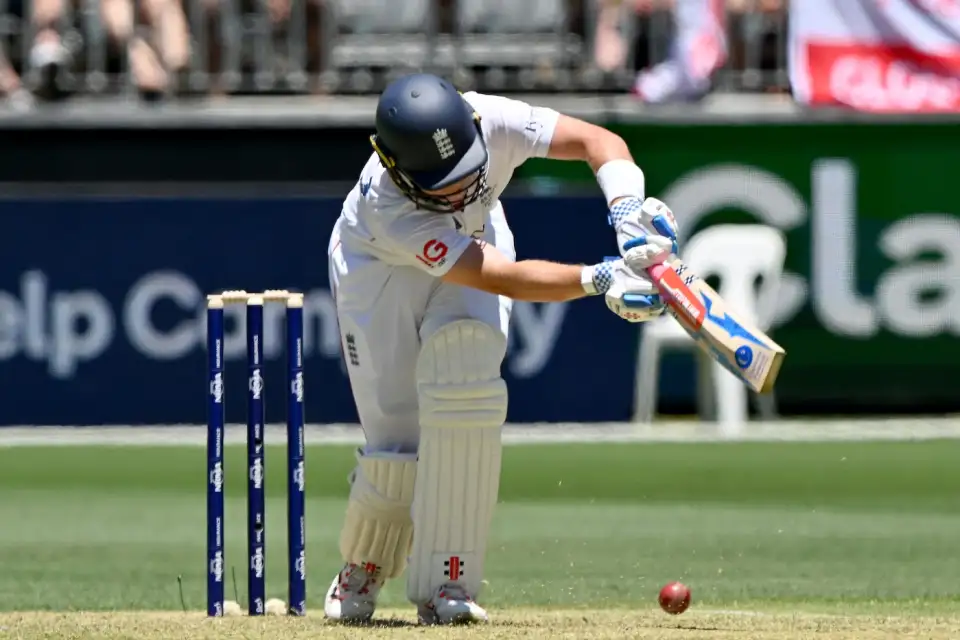
#> input picture notebooks/sushant07/web_scraping/downloaded_images/image.png, 960 x 640 px, given as the content of the folder ../../../notebooks/sushant07/raw_image/test, which was not available
$ jupyter execute feature_extraction_augmentation.ipynb
#> lines starting #> are read from the running program, lines starting #| are printed output that depends on the picture; pictures that were not available may be replaced by others from this repository, and a replacement may not be noted
[cell 1]
import numpy as np
from skimage.feature import hog, local_binary_pattern
from skimage.io import imread
from skimage.transform import resize
from skimage.color import rgb2gray
import pandas as pd
import os
import cv2

[cell 2]
# ============================================================================
# CRICKET-OPTIMIZED AUGMENTED FEATURE EXTRACTION
# Tailored for cricket bat, ball, and stadium detection
# ============================================================================

from skimage.transform import rotate as sk_rotate, rescale, warp, AffineTransform
from skimage.util import random_noise
from skimage.exposure import adjust_gamma
from skimage.filters import gaussian

def apply_cricket_augmentations(image_rgb):
    """
    Apply cricket-specific augmentations optimized for bat, ball, and stadium detection.
    Returns list of (augmentation_name, augmented_image) tuples.
    """
    # Ensure float [0,1] range
    if image_rgb.dtype == np.uint8:
        img = image_rgb.astype(np.float32) / 255.0
    else:
        img = image_rgb.copy()

    augmentations = []

    # Original image
    augmentations.append(('original', img))

    # ===== CRITICAL AUGMENTATIONS =====

    # 1) HORIZONTAL FLIP - Essential for left/right-handed batsmen
    augmentations.append(('flip_h', np.flip(img, axis=1)))

    # 2) BRIGHTNESS - Day vs day-night matches, shadows on field
    for gamma in [0.7, 1.3]:
        try:
            aug_bright = adjust_gamma(img, gamma=gamma)
            augmentations.append((f'brightness_{gamma}', np.clip(aug_bright, 0, 1)))
        except Exception as e:
            print(f"Warning: Brightness {gamma} failed - {e}")

    # [11 lines of commented-out code are left out]
    for angle in [-10, 10]:
        try:
            aug = sk_rotate(img, angle=angle, mode='edge', preserve_range=True)
            augmentations.append((f'rot_{angle}', np.clip(aug, 0, 1)))
        except Exception as e:
            print(f"Warning: Rotation {angle} failed - {e}")

    # [61 lines of commented-out code are left out]
    try:
        flip_bright = adjust_gamma(np.flip(img, axis=1), gamma=1.2)
        augmentations.append(('flip_h_bright', np.clip(flip_bright, 0, 1)))
    except Exception as e:
        print(f"Warning: Combined flip+bright failed - {e}")

    return augmentations


def extract_features_from_tile(tile_gray, tile_gray_u8, tile_rgb, include_orb=False, orb_detector=None):
    """
    Extract all features from a single tile.
    Returns dict with 'hog', 'lbp', 'color_histogram', and optionally 'orb' features.
    """
    features_dict = {}

    # HOG Features - Good for bat and stadium structure detection
    hog_feat = hog(
        tile_gray,
        orientations=9,
        pixels_per_cell=(8, 8),
        cells_per_block=(2, 2),
        block_norm='L2-Hys'
    )
    features_dict['hog'] = hog_feat

    # LBP Features - Good for texture patterns in stadium and field
    P = 8
    R = 1
    n_bins = P + 2
    lbp = local_binary_pattern(tile_gray_u8, P=P, R=R, method='uniform')
    hist_lbp, _ = np.histogram(lbp.ravel(), bins=n_bins, range=(0, n_bins), density=True)
    hist_lbp = (hist_lbp.astype('float')) / (hist_lbp.sum() + 1e-7)
    features_dict['lbp'] = hist_lbp

    # Color Histogram - Critical for distinguishing white/red ball, jerseys, green field
    hist_r, _ = np.histogram(tile_rgb[:, :, 0], bins=32, range=(0, 1))
    hist_g, _ = np.histogram(tile_rgb[:, :, 1], bins=32, range=(0, 1))
    hist_b, _ = np.histogram(tile_rgb[:, :, 2], bins=32, range=(0, 1))
    hist_rgb = np.concatenate([hist_r, hist_g, hist_b]).astype('float')
    hist_rgb /= (hist_rgb.sum() + 1e-7)
    features_dict['color_histogram'] = hist_rgb

    # ORB Features - Good for detecting distinctive features (ball, bat edges)
    if include_orb and orb_detector is not None:
        kps, desc = orb_detector.detectAndCompute(tile_gray_u8, None)
        if desc is None:
            desc = np.zeros((1, 32), dtype=np.uint8)
        if len(kps) > 0:
            num_kp = len(kps)
            resp = np.array([kp.response for kp in kps])
            resp_mean = float(np.mean(resp))
            resp_std = float(np.std(resp)) if len(resp) > 1 else 0.0
            desc_mean = np.mean(desc, axis=0)
            desc_std = np.std(desc, axis=0)
            orb_vec = np.concatenate([[num_kp, resp_mean, resp_std], desc_mean, desc_std])
        else:
            orb_vec = np.zeros(67)
        features_dict['orb'] = orb_vec
        features_dict['num_keypoints'] = len(kps)

    return features_dict


def extract_cricket_augmented_features(file, include_orb=False, orb_n_features=500):
    """
    Extract features from cricket images with cricket-specific augmentations.
    Optimized for bat, ball, and stadium detection.

    Parameters:
    - file: Image filename
    - include_orb: Whether to extract ORB features (recommended for small objects like ball)
    - orb_n_features: Number of ORB keypoints to detect
    """
#> called with file = 'image.png', include_orb = False, orb_n_features = 500
    file_path = os.path.join(data_dir, file)

    # Check if file is an image
    if not file.lower().endswith(('.png', '.jpg', '.jpeg', '.bmp', '.tiff')):
        print(f"Skipping non-image file: {file}")
        return

    try:
        image_rgb = imread(file_path)
#> image_rgb is the input picture: shape (640, 960, 3); mean R, G, B 105.2, 112.5, 101.6
    except Exception as e:
        print(f"Error reading {file}: {e}")
        return

    # Resize to standard size
    image_rgb = resize(image_rgb, (800, 600), anti_aliasing=True)
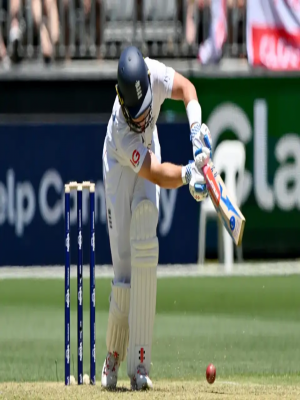
#> image_rgb: shape (800, 600, 3) float64 (shown at 1/2 size); mean R, G, B 0.413, 0.441, 0.399

    # Apply cricket-specific augmentations
    augmented_images = apply_cricket_augmentations(image_rgb)
#> the loop in apply_cricket_augmentations, `for gamma in [0.7, 1.3]:` made 2 passes
#> pass 1, in apply_cricket_augmentations, `aug_bright = adjust_gamma(img, gamma=gamma)`:
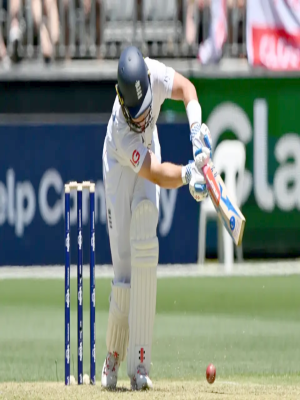
#> aug_bright: shape (800, 600, 3) float64 (shown at 1/2 size); mean R, G, B 0.499, 0.539, 0.503
#> pass 2, in apply_cricket_augmentations, `aug_bright = adjust_gamma(img, gamma=gamma)`:
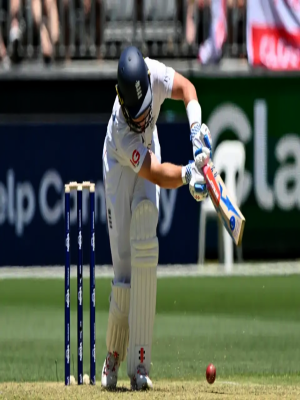
#> aug_bright: shape (800, 600, 3) float64 (shown at 1/2 size); mean R, G, B 0.349, 0.369, 0.323
#> after the loop in apply_cricket_augmentations, `for gamma in [0.7, 1.3]:`: augmentations = 4 items
#> the loop in apply_cricket_augmentations, `for angle in [-10, 10]:` made 2 passes
#> pass 1, in apply_cricket_augmentations, `aug = sk_rotate(img, angle=angle, mode='edge', preserve_range=True)`:
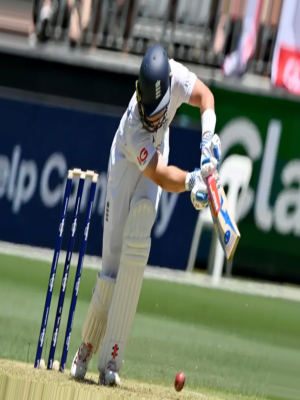
#> aug: shape (800, 600, 3) float64 (shown at 1/2 size); mean R, G, B 0.406, 0.437, 0.394
#> pass 2, in apply_cricket_augmentations, `aug = sk_rotate(img, angle=angle, mode='edge', preserve_range=True)`:
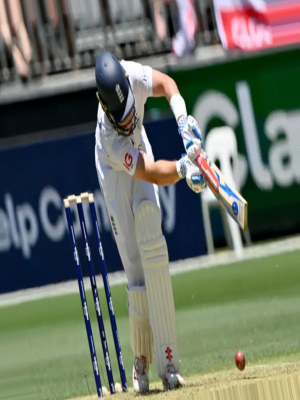
#> aug: shape (800, 600, 3) float64 (shown at 1/2 size); mean R, G, B 0.414, 0.44, 0.397
#> after the loop in apply_cricket_augmentations, `for angle in [-10, 10]:`: augmentations = 6 items
#> in apply_cricket_augmentations, `flip_bright = adjust_gamma(np.flip(img, axis=1), gamma=1.2)`:
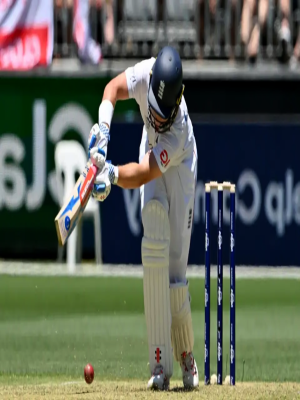
#> flip_bright: shape (800, 600, 3) float64 (shown at 1/2 size); mean R, G, B 0.368, 0.391, 0.346
#> augmented_images = 7 items

    # Initialize ORB detector once if needed
    orb_detector = cv2.ORB_create(nfeatures=orb_n_features) if include_orb else None

    print(f"Processing {file} with {len(augmented_images)} cricket-optimized augmentations...")
#> (printed output is left out)

    # Process each augmentation
    for aug_name, aug_img in augmented_images:
        # Prepare image versions
        gray_image = rgb2gray(aug_img)
        gray_uint8 = (gray_image * 255).astype(np.uint8)

        # Get dimensions and calculate tile size
        height, width = gray_image.shape
        tile_height = height // 8
        tile_width = width // 8

        # Process each tile
        for i in range(8):
            for j in range(8):
                # Calculate boundaries
                y_start = i * tile_height
                y_end = (i + 1) * tile_height
                x_start = j * tile_width
                x_end = (j + 1) * tile_width

                # Extract tiles
                tile_gray = gray_image[y_start:y_end, x_start:x_end]
                tile_gray_u8 = gray_uint8[y_start:y_end, x_start:x_end]
                tile_rgb = aug_img[y_start:y_end, x_start:x_end]

                # Extract all features for this tile
                tile_features = extract_features_from_tile(
                    tile_gray, tile_gray_u8, tile_rgb,
                    include_orb=include_orb,
                    orb_detector=orb_detector
                )

                # Store features in global data list
                base_info = {
                    'image': file,
                    'tile_i': i,
                    'tile_j': j,
                    'augmentation': aug_name
                }

                # Add HOG
                data.append({**base_info, 'type': 'hog', 'features': tile_features['hog']})

                # Add LBP
                data.append({**base_info, 'type': 'lbp', 'features': tile_features['lbp']})

                # Add Color Histogram
                data.append({**base_info, 'type': 'color_histogram', 'features': tile_features['color_histogram']})

                # Add ORB if requested
                if include_orb:
                    data.append({
                        **base_info,
                        'type': 'orb',
                        'features': tile_features['orb'],
                        'num_keypoints': tile_features.get('num_keypoints', 0)
                    })
#> this loop made 7 passes
#> aug_name on passes 1 to 7: 'original', 'flip_h', 'brightness_0.7', 'brightness_1.3', 'rot_-10', 'rot_10', 'flip_h_bright'
#> pass 1, in extract_cricket_augmented_features, `gray_image = rgb2gray(aug_img)`:
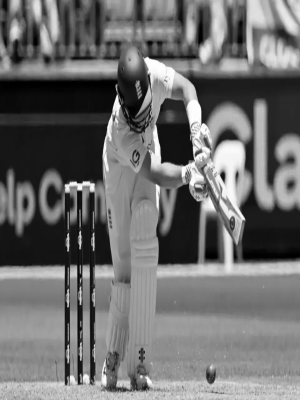
#> gray_image: shape (800, 600) float64 (shown at 1/2 size); min 0, max 1, mean 0.432
#> pass 1, in extract_features_from_tile, `lbp = local_binary_pattern(tile_gray_u8, P=P, R=R, method='uniform')`:
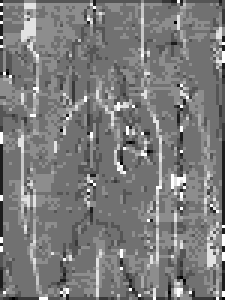
#> lbp: shape (100, 75) float64 (shown 3 times larger); min 0, max 9, mean 4.36; drawn with min black and max white
#> pass 1, in extract_features_from_tile (call 2), `lbp = local_binary_pattern(tile_gray_u8, P=P, R=R, method='uniform')`:
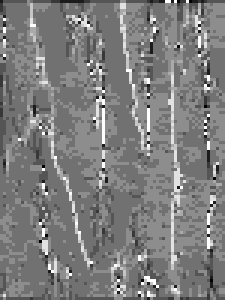
#> lbp: shape (100, 75) float64 (shown 3 times larger); min 0, max 9, mean 4.45; drawn with min black and max white
#> after the loop:
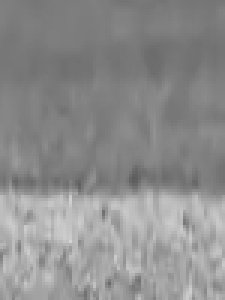
#> tile_gray: shape (100, 75) float64 (shown 3 times larger); min 0.365, max 0.835, mean 0.556

    print(f"✓ Completed cricket-augmented feature extraction for {file}")


def write_augmented_features_to_file(filename='features_data_cricket_augmented.csv', tagged_data_path='tagged_data_sushant.csv'):
    """
    Write augmented features to CSV with augmentation tracking and labels from tagged data.
    Groups by (image, tile_i, tile_j, augmentation).
    Matches labels from tagged_data_sushant.csv based on image_name, row, col.
    """
#> called with filename = 'features_data_augmented_test.csv', tagged_data_path = 'tagged_data_sushant.csv'
    # Load tagged data
    try:
        tagged_df = pd.read_csv(tagged_data_path)
        print(f"✓ Loaded tagged data from {tagged_data_path}")
        print(f"  Tagged data shape: {tagged_df.shape}")

        # Create a lookup dictionary for quick label retrieval
        # Key: (image_name, row, col) -> Value: y
        label_lookup = {}
        for _, row in tagged_df.iterrows():
            key = (row['image_name'], row['row'], row['col'])
            label_lookup[key] = row['y']

        print(f"  Created label lookup with {len(label_lookup)} entries")
    except Exception as e:
        print(f"⚠️  Warning: Could not load tagged data: {e}")
        print(f"  Proceeding without labels...")
        label_lookup = {}

    # Group data by (image, tile_i, tile_j, augmentation)
    grouped_data = {}

    for item in data:
        aug = item.get('augmentation', 'original')
        key = (item['image'], item['tile_i'], item['tile_j'], aug)
        if key not in grouped_data:
            grouped_data[key] = {
                'image': item['image'],
                'tile_i': item['tile_i'],
                'tile_j': item['tile_j'],
                'augmentation': aug,
                'hog': None,
                'lbp': None,
                'color_histogram': None,
                'orb': None
            }

        # Store features by type
        grouped_data[key][item['type']] = item['features']

    # Create records
    records = []
    matched_labels = 0
    unmatched_labels = 0

    for key, tile_data in grouped_data.items():
        record = {
            'image': tile_data['image'],
            'tile_i': tile_data['tile_i'],
            'tile_j': tile_data['tile_j'],
            'augmentation': tile_data['augmentation']
        }

        # Look up the label from tagged data
        # For original images, match directly; for augmentations, use same label as original
        lookup_key = (tile_data['image'], tile_data['tile_i'], tile_data['tile_j'])
        if lookup_key in label_lookup:
            record['y'] = label_lookup[lookup_key]
            matched_labels += 1
        else:
            record['y'] = None  # or use -1, 0, or np.nan as default
            unmatched_labels += 1

        # Add HOG features
        if tile_data['hog'] is not None:
            for idx, val in enumerate(tile_data['hog']):
                record[f'x_hog_{idx}'] = val

        # Add LBP features
        if tile_data['lbp'] is not None:
            for idx, val in enumerate(tile_data['lbp']):
                record[f'x_lbp_{idx}'] = val

        # Add Color Histogram features
        if tile_data['color_histogram'] is not None:
            for idx, val in enumerate(tile_data['color_histogram']):
                record[f'x_color_{idx}'] = val

        # Add ORB features
        if tile_data['orb'] is not None:
            for idx, val in enumerate(tile_data['orb']):
                record[f'x_orb_{idx}'] = val

        records.append(record)
#> this loop made 448 passes
#> key on passes 1 to 3: ('image.png', 0, 0, 'original'), ('image.png', 0, 1, 'original'), ('image.png', 0, 2, 'original')

    # Create DataFrame and save
    df = pd.DataFrame(records)

    # Reorder columns to have y right after augmentation
    cols = ['image', 'tile_i', 'tile_j', 'augmentation', 'y']
    feature_cols = [col for col in df.columns if col not in cols]
    df = df[cols + feature_cols]

    df.to_csv(filename, index=False)

    print(f'\n{"="*70}')
    print(f'✓ Saved {len(df)} cricket-augmented feature records to {filename}')
#| ✓ Saved 448 cricket-augmented feature records to features_data_augmented_test.csv
    print(f'  Shape: {df.shape}')
#|   Shape: (448, 3279)
    print(f'  Augmentations: {len(df["augmentation"].unique())} types')
#|   Augmentations: 7 types
    print(f'  Images: {df["image"].nunique()} unique files')
#|   Images: 1 unique files
    print(f'  Tiles per image: 64 (8x8 grid)')
    print(f'  Total records per image: {64 * len(df["augmentation"].unique())}')
#|   Total records per image: 448
    print(f'  Labels matched: {matched_labels} ({matched_labels/len(df)*100:.1f}%)')
#|   Labels matched: 0 (0.0%)
    print(f'  Labels unmatched: {unmatched_labels} ({unmatched_labels/len(df)*100:.1f}%)')
#|   Labels unmatched: 448 (100.0%)
    if unmatched_labels > 0:
        print(f'  ⚠️  {unmatched_labels} records have no label (set to None)')
#|   ⚠️  448 records have no label (set to None)
    print(f'  Sample columns: {list(df.columns[:10])}...')
#> (printed output is left out)
    print(f'{"="*70}\n')

    return df


# ============================================================================
# EXAMPLE USAGE - Run cricket-augmented feature extraction
# ============================================================================

# Clear existing data
data = []
data_dir = '../../../notebooks/sushant07/raw_image/test'
# Extract cricket-augmented features for all images
# Set include_orb=True for better ball detection (slower but more accurate)
for file in os.listdir(data_dir):
    extract_cricket_augmented_features(file, include_orb=False)

# Write to CSV
write_augmented_features_to_file(filename='features_data_augmented_test.csv')

print("✓ Cricket-optimized augmentation functions loaded!")
print("\n🏏 Cricket-Specific Augmentations Included:")
print("  CRITICAL:")
print("    - Horizontal flip (left/right-handed batsmen)")
print("    - Brightness variations (day/night matches)")
print("    - Contrast adjustments (lighting conditions)")
print("\n  IMPORTANT:")
print("    - Small rotations (±5-8° camera angles)")
print("    - Color jitter (different cameras/feeds)")
print("    - Gaussian noise (broadcast compression)")
print("\n  CRICKET-SPECIFIC:")
print("    - Random crop (partial stadium/zoomed shots)")
print("    - Cutout/occlusion (players blocking view)")
print("    - Combined augmentations (flip+bright)")
print("\n⚠️  EXCLUDED:")
print("    - Zoom/Scale (removed as requested)")
print("    - Motion blur (removed as requested)")
print("    - Vertical flip (not suitable for cricket)")
print("    - Heavy rotation >15° (unrealistic)")
print("\nUncomment the example usage section to run extraction.")
print("Recommended: Set include_orb=True for better ball detection.")
